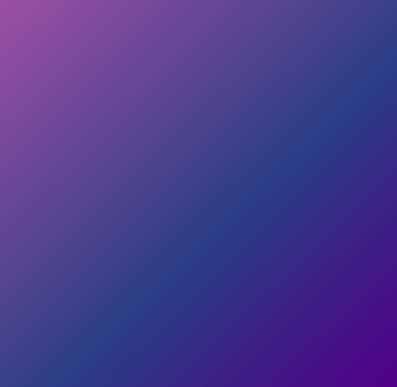
<?xml version="1.0" encoding="UTF-8"?>
<ui version="4.0">
 <class>Dialog</class>
 <widget class="QDialog" name="Dialog">
  <property name="geometry">
   <rect>
    <x>0</x>
    <y>0</y>
    <width>397</width>
    <height>387</height>
   </rect>
  </property>
  <property name="windowTitle">
   <string>Dialog</string>
  </property>
  <property name="styleSheet">
   <string notr="true">font-family: Noto Sans SC;
background-color: qlineargradient(spread:pad, x1:1, y1:1, x2:0, y2:0, stop:0 rgba(81, 0, 135, 255), stop:0.427447 rgba(41, 61, 132, 235), stop:1 rgba(155, 79, 165, 255));</string>
  </property>
  <layout class="QVBoxLayout" name="verticalLayout"/>
 </widget>
 <resources>
  <include location="res-rs.qrc"/>
  <include location="res-rs.qrc"/>
 </resources>
 <connections/>
</ui>
